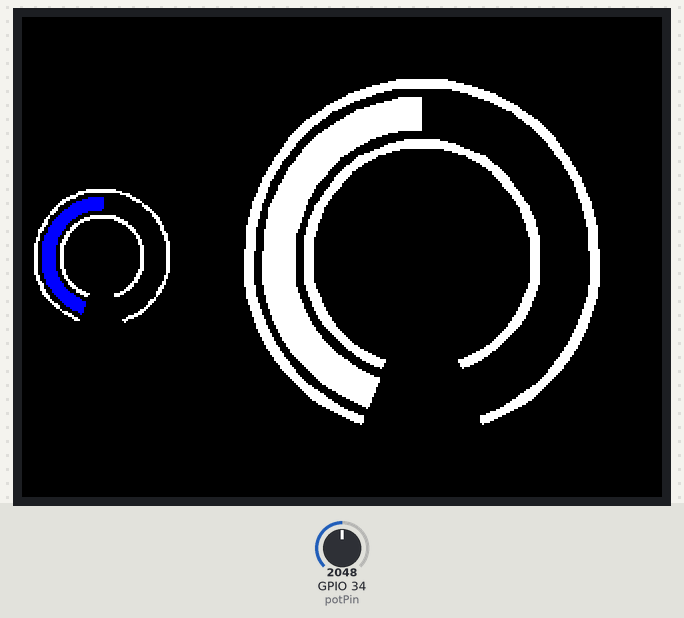
The sketch below on a simulated ESP32. On the bench: 320×240 colour display. The test bench sets the inputs (shaded band); at power-on: GPIO 34 (potPin) = 2048.

Above: at 1.3 s.
1.4 s: GPIO 34 (potPin) set to 2866
At 2.1 s:
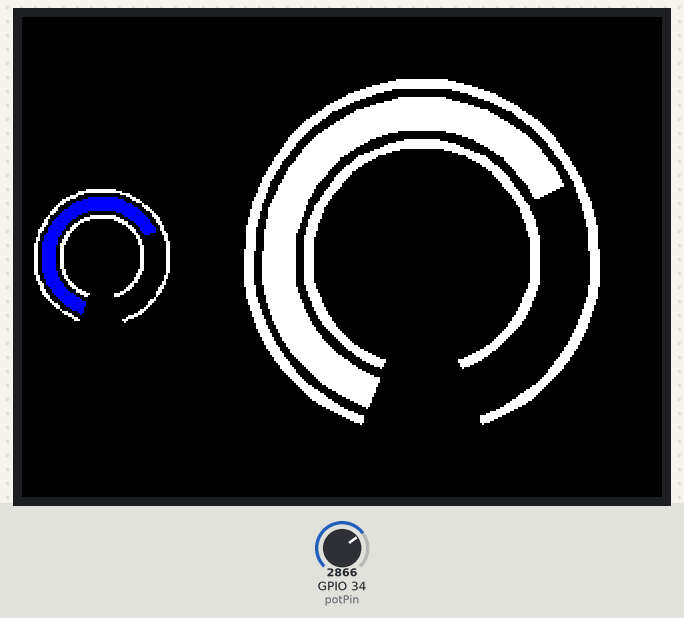
2.9 s: GPIO 34 (potPin) set to 3603
At 3.3 s:
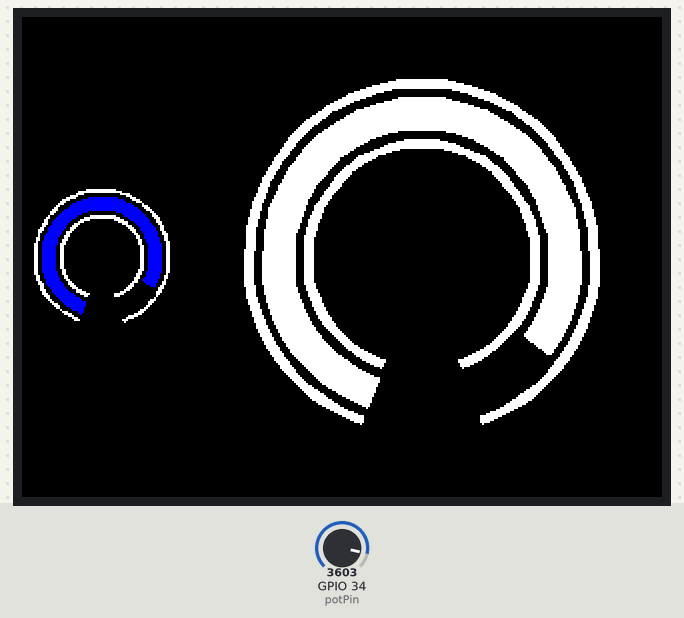
4.4 s: GPIO 34 (potPin) set to 4095
At 5.8 s:
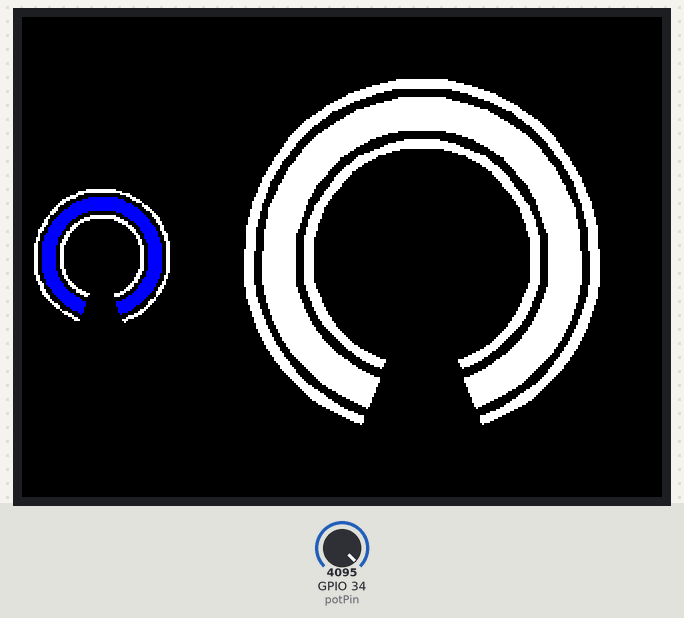
Timing chart, 0 to 7.4 s (numbered marks = the images above; inputs shaded):
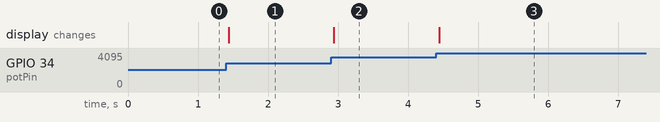

Measured:
- after the input at 1.4 s, the display: changes at once (image 1)
- after the input at 2.9 s, the display: changes at once (image 2)
- after the input at 4.4 s, the display: changes at once (image 3)

The sketch:

ili9341_kreisBalken.ino
```cpp
#include "SPI.h"
#include "Adafruit_GFX.h"
#include "Adafruit_ILI9341.h"

#define TFT_DC 2
#define TFT_CS 15
Adafruit_ILI9341 display = Adafruit_ILI9341(TFT_CS, TFT_DC);

#define potPin 34

int range = 320;

int radius1 = 80;
int radius2 = 30;


/*************************************/
/*   Berechnung des Balken-Rahmens   */
/*************************************/

void border(int xCen, int yCen, int r, int color){

  int brSpace;
  int brHeight;

  int segHeight = r/5;
  int segLength = r/10;

  //Feste Rahmen-Abstände, falls Radius kleiner als 50
  if (r < 50){
    brHeight = 1;
    brSpace = 3;
  } else {
    brHeight = segHeight/4;
    brSpace = segHeight/3;
  }

  //Rahmen-Bögen zeichnen
  for (int i = 0; i < range; i += segLength){

    //Radien für den unteren Bogen
    int r1 = r - (segHeight + brSpace);
    int r1Inner = r1 - brHeight;

    //Radien für den oberen Bogen
    int r2 = r + (brSpace + brHeight);
    int r2Inner = r2 - brHeight;

    //Segment Startpunkt-Winkel berechnen
    float sx = cos(radians(i - (range/2 + 90)));
    float sy = sin(radians(i - (range/2 + 90)));

    //Segment Endpunkt-Winkel berechnen
    float ex = cos(radians(i - (range/2 + 90) + segLength));
    float ey = sin(radians(i - (range/2 + 90) + segLength));

    //Unterer Bogen Segment-Startkoordinaten
    int x = sx * r1Inner + xCen;
    int y = sy * r1Inner + yCen;
    int x1 = sx * r1 + xCen;
    int y1 = sy * r1 + yCen;
    //Unterer Bogen Segment-Endkoordinaten
    int x2 = ex * r1Inner + xCen;
    int y2 = ey * r1Inner + yCen;
    int x3 = ex * r1 + xCen;
    int y3 = ey * r1 + yCen;

    //Oberer Bogen Segment-Startkoordinaten
    int x4 = sx * r2Inner + xCen;
    int y4 = sy * r2Inner + yCen;
    int x5 = sx * r2 + xCen;
    int y5 = sy * r2 + yCen;
    //Oberer Bogen Segment-Endkoordinaten
    int x6 = ex * r2Inner + xCen;
    int y6 = ey * r2Inner + yCen;
    int x7 = ex * r2  + xCen;
    int y7 = ey * r2 + yCen;

    //Unteren Bogen zeichnen
    display.fillTriangle(x, y, x1, y1, x2, y2, color);
    display.fillTriangle(x1, y1, x2, y2, x3, y3, color);
    //Oberen Bogen zeichnen
    display.fillTriangle(x4, y4, x5, y5, x6, y6, color);
    display.fillTriangle(x5, y5, x6, y6, x7, y7, color);
  }

}

/******************************/
/*   Berechnung des Balkens   */
/******************************/

void bar(int xCen, int yCen, int r, int color, int potValue){

  int segLength = r/10;

  for (int i = 0; i < range; i += segLength){

    int rInner = r - r/5;

    //Segment Startpunkt
    float sx = cos(radians(i - (range/2 + 90)));
    float sy = sin(radians(i - (range/2 + 90)));

    //Segment Endpunkt
    float ex = cos(radians(i - (range/2 + 90) + segLength));
    float ey = sin(radians(i - (range/2 + 90) + segLength));

    //Segment Startkoordinaten
    int x = sx * rInner + xCen;
    int y = sy * rInner + yCen;
    int x1 = sx * r + xCen;
    int y1 = sy * r + yCen;

    //Segment-Endkoordinaten
    int x2 = ex * rInner + xCen;
    int y2 = ey * rInner + yCen;
    int x3 = ex * r + xCen;
    int y3 = ey * r + yCen;

    if (i < potValue) {
      display.fillTriangle(x, y, x1, y1, x2, y2, color);
      display.fillTriangle(x1, y1, x2, y2, x3, y3, color);
    } else {
      display.fillTriangle(x, y, x1, y1, x2, y2, ILI9341_BLACK);
      display.fillTriangle(x1, y1, x2, y2, x3, y3, ILI9341_BLACK);
    }

  }

}


void setup() {

  display.begin();
  display.setRotation(1);

  border(200, 120, radius1, ILI9341_WHITE);
  border(40,120, radius2, ILI9341_WHITE);

}


void loop() {

  int potValue = map(analogRead(potPin), 0, 4095, 0, range);    //Poti-Wert auf range übertragen
  bar(200, 120, radius1, ILI9341_WHITE, potValue);              //Balken mit Poti-Wert zeichnen
  bar(40,120,radius2,ILI9341_BLUE, potValue);

}
```
